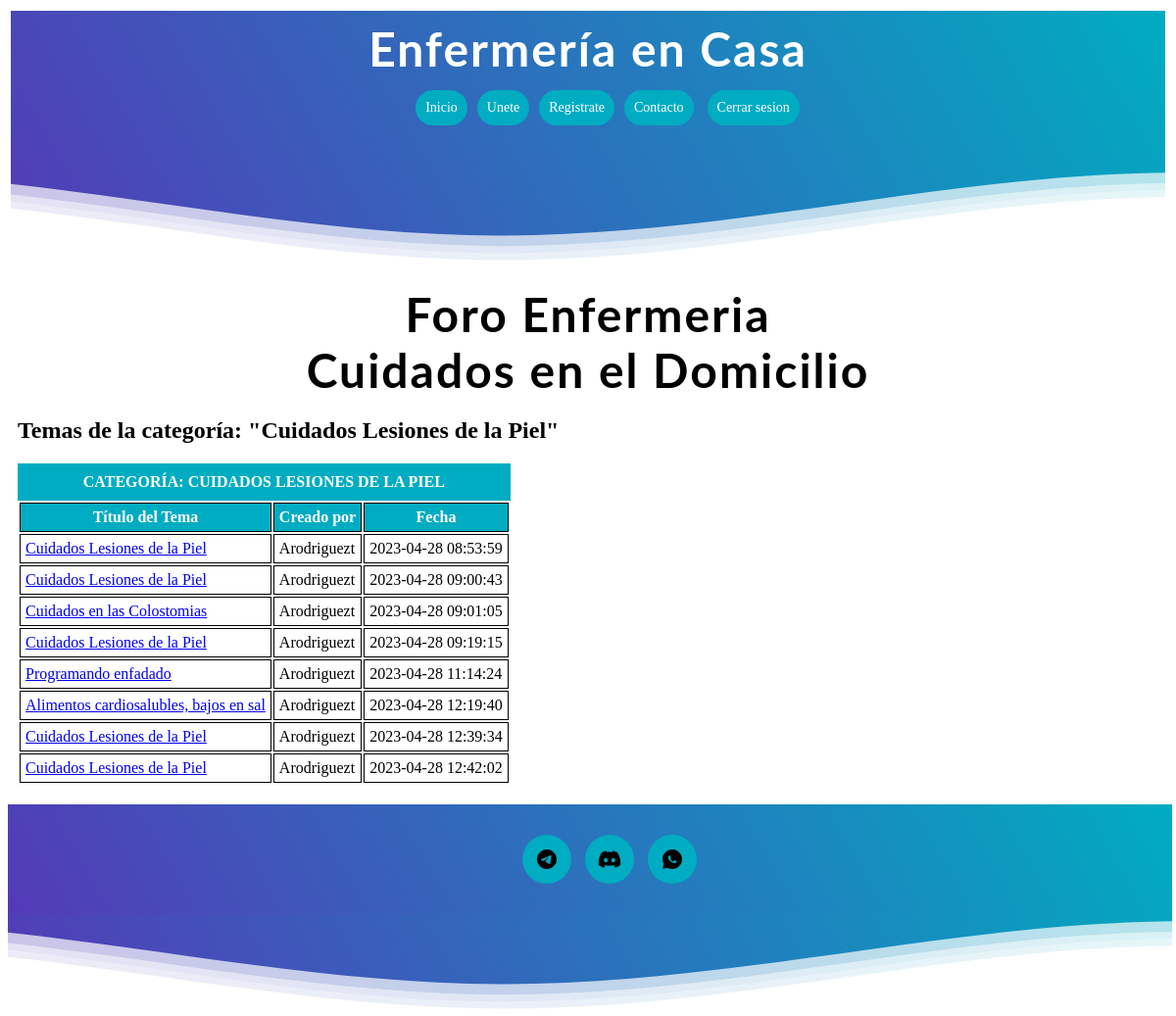
/index2.php?action=listarTemas&controller=controller_tema&id_categoria=2&cat_name=Cuidados Lesiones de la Piel, run on the app's committed database.
### tables this page shows
CREATE TABLE IF NOT EXISTS `topics` (
  `topic_id` int NOT NULL AUTO_INCREMENT,
  `topic_subject` varchar(255) NOT NULL,
  `topic_date` datetime NOT NULL,
  `topic_cat` int NOT NULL,
  `topic_by` int NOT NULL,
  PRIMARY KEY (`topic_id`),
  KEY `topic_by` (`topic_by`),
  KEY `topic_cat` (`topic_cat`)
);

CREATE TABLE IF NOT EXISTS `users` (
  `user_id` int NOT NULL AUTO_INCREMENT,
  `user_name` varchar(30) NOT NULL,
  `user_pass` varchar(255) NOT NULL,
  `user_email` varchar(255) NOT NULL,
  `user_date` datetime NOT NULL,
  `user_level` int NOT NULL,
  PRIMARY KEY (`user_id`),
  UNIQUE KEY `user_name_unique` (`user_name`)
);

### controller/controller_tema.php (called while the page is built, shortened)
<?php
function listarTemas(){
    require_once "model/model_tema.php";
    require_once "model/model_usuario.php";
    $id_categoria = $_GET["id_categoria"];
    $usuario = new usuario(null, null, null);
    $tema = new tema(null, null, null);
    $categoria = new categorie(null);
    $temas = $tema->mostrarTemas($id_categoria);
    include "view/index_topic.php";
}

### controller/conexion.php (called while the page is built, shortened)
<?php
class Conexion
{
    private $servidor;
    private $user;
    private $password;
    private $dbh;
    public function __construct()
    {
        $dbname = 'foroenfermeriadb';
        $this->servidor = "mysql:host=localhost;dbname=$dbname";
        $this->user = 'root';
        $this->password = '';
    }
    public function conectar()
    {
        try {
            $this->dbh = new PDO($this->servidor, $this->user, $this->password);
            $this->dbh->setAttribute(PDO::ATTR_ERRMODE, PDO::ERRMODE_EXCEPTION);
        }
        catch (PDOException $ex) {
            echo "Problemas al conectar con la base de datos";
        }
    }
    public function desconectar()
    {
        $this->dbh = null;
    }
    public function consultar($strComando)
    {
        try {
            $stmt = $this->dbh->prepare($strComando);
            $stmt->execute();
            $rows = $stmt->fetchAll();
            return $rows;
        } catch (PDOException $ex) {
            throw $ex;
        }
    }
}

### model/model_tema.php (called while the page is built, shortened)
<?php
require_once "controller/conexion.php";
require_once "model_usuario.php";
class tema{
    public $conexion;
    public function __construct($id_usuario, $cat_id, $titulo)
    {
        $this->conexion = new Conexion();
        $currentDate = new DateTime();
        $currentDateTime = $currentDate->format('Y-m-d H:i:s');
    }
    public function mostrarTemas($id_categoria)
    {
        $this->conexion->conectar();
        $temas = $this->conexion->consultar("SELECT * FROM topics WHERE topic_cat = '".$id_categoria."'");
        return $temas;
        $this->conexion->desconectar();
    }
}

### model/model_usuario.php (called while the page is built, shortened)
<?php
require_once("controller/conexion.php");
class usuario
{
    public $conexion;
    public function __construct($user, $password, $email)
    {
        $this->conexion = new Conexion();
        $currentDate = new DateTime();
        $currentDateTime = $currentDate->format('Y-m-d H:i:s');
    }
    public function encriptar($enc)
    {
        $opciones = ['cost' => 12,];
        $passHash = password_hash($enc, PASSWORD_BCRYPT, $opciones);
        return $passHash;
    }
    public function getAliasById($id_usuario)
    {
        $this->conexion->conectar();
        $usuario = $this->conexion->consultar("SELECT user_name FROM users WHERE user_id = '$id_usuario'");
        $this->conexion->desconectar();
        return $usuario[0] ['user_name'];
    }
}

### view/index_topic.php (the view, shortened to what this page needs)
<?php
require_once "header1.php";
?>
    <div class="body">
        <h1>Foro Enfermeria <br> Cuidados en el Domicilio</h1>
        <div class="zonas-centrales">
            <div class="texto">
                <h2>Temas de la categoría: "<?php echo $_GET['cat_name']?>"</h2>
            </div>
        </div>
            <div class="tabla">
                <?php
                if (!empty($temas)) {
                echo '<table>';
                echo '<caption>Categoría: '. $_GET['cat_name']. '</caption>';
                echo '<tr>';
                echo '<th>Título del Tema</th>';
                echo '<th>Creado por</th>';
                echo '<th>Fecha</th>';
                echo '</tr>';
                    foreach ($temas as $tema) {
                          if (!empty($usuario)||!empty($categoria)) {
                        $creadoPor = $usuario->getAliasById($tema['topic_by']);
                        echo '<tr>';
                        echo '<td><a class="titulo-Tema" href="index2.php?action=listarMensajes&controller=controller_mensaje&id_tema='.$tema['topic_id'].'&titulo_tema='.$tema['topic_subject'].'">'.$tema['topic_subject'].'</a></td>';
                        echo '<td>'.$creadoPor.'</td>';
                        echo '<td>'.$tema['topic_date'].'</td>';
                        echo '</tr>';
                    }
                }
                echo '</table>';
                }
                ?>
            </div>
    </div>
<?php include "footer.php";

### index2.php (shortened to what this page needs)
<?php
$action = DEFAULT_ACTION;
if ( !empty ( $_GET [ 'action' ] ) )
    $action = $_GET [ 'action' ];
if ( is_callable ($action) )
    $action();
else
    die ('La accion no existe - 404 not found');

### view/header1.php (shortened to what this page needs)
<!DOCTYPE html>
<html lang="en">
<head>
    <link rel="stylesheet" href="../css/estilos.css">
</head>
<header>
    <div class="header">
        <div class="inner-header">
            <h1>Enfermería en Casa</h1>
        </div>
        <div>
            <nav>
                <ul>
                    <li><a href="index2.php">Inicio</a>
                    <li><a href="index2.php?action=mostrarLogin&controller=controller_usuario">Unete</a>
                    <li><a href="index2.php?action=mostrarRegister&controller=controller_usuario">Registrate</a>
                    <li><a href="index2.php?action=mostrarFormContacto&controller=controller_consulta">Contacto</a></li>
                    <li><a href="index2.php?action=cerrarSesion&controller=controller_usuario">Cerrar sesion</a>
                </ul>
            </nav>
        </div>
        <div class="waves">
        </div>
    </div>
</header>

### view/footer.php (shortened to what this page needs)
<footer>
    <div class="foot">
        <div class="redes">
            <div>
                <nav class="redes">
                    <ul>
                        <li>
                        </li>
                        <li>
                        </li>
                        <li>
                        </li>
                    </ul>
                </nav>
            </div>
            <div class="waves">
            </div>
        </div>
    </div>
</footer>

### css/estilos.css (style rules this page uses)
h1 { font-family: "Lucida Calligraphy", 'Lato', sans-serif; margin: 10px 0px 0px 0px; font-weight:300; letter-spacing: 2px; font-size:48px; text-align: center; font-weight: bold; }
.header { text-align:center; background: linear-gradient(60deg, rgba(84,58,183,1) 0%, rgba(0,172,193,1) 100%); color:white; border-style: solid; }
.inner-header { height:5vh; width:100%; margin: 0; padding: 0; }
.waves { position:relative; width: 100%; height:10vh; min-height:100px; max-height:150px; }
nav { padding: 10px; }
nav li { display: inline-flex; width:auto; padding: 10px; margin: 5px 5px 5px 5px; background-color: #00ACC1FF; text-align:center; border-radius: 50px; }
nav a { text-decoration:none; color:white; font-size:14px; }
.tabla { border-collapse: collapse; margin: 10px auto; min-height: 100px; }
.tabla caption { background-color: #00ACC1FF; color: white; padding: 10px; caption-side: top; font-weight: bold; text-transform: uppercase; }
.tabla th { background-color: #00ACC1FF; color: white; }
.tabla td, .tabla th { border: 1px solid black; padding: 5px; }
.body { min-height: 60vh; padding: 10px; }
footer { position: absolute; width: 99%; margin-bottom: 0; }
.redes { text-align:center; background: linear-gradient(60deg, rgba(84,58,183,1) 0%, rgba(0,172,193,1) 100%); color:white; }

### data on the page
topics: topic_subject "Cuidados Lesiones de la Piel", topic_by.user_name "Arodriguezt", topic_date "2023-04-28 08:53:59"
topics: topic_subject "Cuidados Lesiones de la Piel", topic_by.user_name "Arodriguezt", topic_date "2023-04-28 09:00:43"
topics: topic_subject "Cuidados en las Colostomias", topic_by.user_name "Arodriguezt", topic_date "2023-04-28 09:01:05"
topics: topic_subject "Cuidados Lesiones de la Piel", topic_by.user_name "Arodriguezt", topic_date "2023-04-28 09:19:15"
topics: topic_subject "Programando enfadado", topic_by.user_name "Arodriguezt", topic_date "2023-04-28 11:14:24"
topics: topic_subject "Alimentos cardiosalubles, bajos en sal", topic_by.user_name "Arodriguezt", topic_date "2023-04-28 12:19:40"
topics: topic_subject "Cuidados Lesiones de la Piel", topic_by.user_name "Arodriguezt", topic_date "2023-04-28 12:39:34"
topics: topic_subject "Cuidados Lesiones de la Piel", topic_by.user_name "Arodriguezt", topic_date "2023-04-28 12:42:02"

### other printed values
$_GET['cat_name'] "Cuidados Lesiones de la Piel"
$_GET['cat_name'] "CUIDADOS LESIONES DE LA PIEL"
